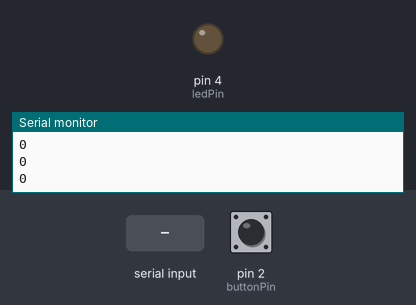
The sketch below on a simulated Arduino Uno, built with avr-gcc and run on an emulated ATmega328P. On the bench: output pins drawn as LEDs (lit = HIGH), the last lines printed to the serial monitor. The inputs (shaded band) are chosen by the test bench; at power-on: pin 2 (buttonPin) HIGH.

Above: at 1.2 s.
1.3 s: pin 2 (buttonPin) pulled LOW for 0.15 s
At 2.1 s:
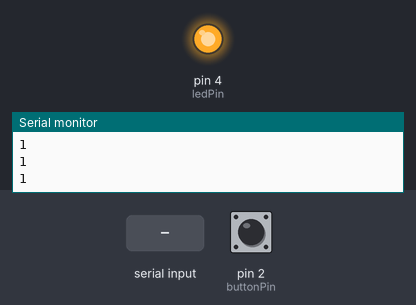
3.8 s: "90,45\n" received over Serial
Timing chart, 0 to 6.8 s (numbered marks = the images above; inputs shaded):
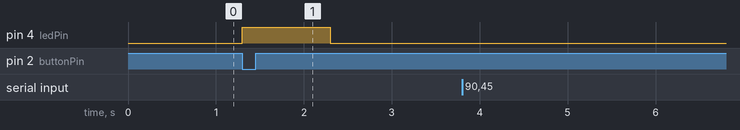

Measured:
- after the input at 1.3 s, pin 4 (ledPin): LOW → HIGH at once, → LOW 1.0 s later

The sketch:

sketch_jul9a_led_gui.ino
```cpp
#include <MsTimer2.h>

const int buttonPin = 2; // Button connected to pin 2 (interrupt pin)
const int ledPin = 4;   // LED connected to pin 13
volatile bool buttonPressed = false; // Flag to track button state
volatile bool ledOn = false;         // Flag to track LED state
int ledOnTime = 1000;                // Default LED ON time in milliseconds

void setup() {
  pinMode(buttonPin, INPUT_PULLUP); // Set button pin as input with pull-up resistor
  pinMode(ledPin, OUTPUT);         // Set LED pin as output
  Serial.begin(9600);              // Start serial communication

  // Attach interrupt to the button pin
  attachInterrupt(digitalPinToInterrupt(buttonPin), buttonInterrupt, FALLING);

  // Initialize MsTimer2 but dont start it yet
  MsTimer2::set(ledOnTime, turnOffLED);
}

void loop() {
  // Check for incoming serial data
  if (Serial.available() > 0) {
    String input = Serial.readStringUntil('\n'); // Read input until newline
    ledOnTime = input.toInt();                  // Convert input to integer
    Serial.print("I received: ");
    Serial.println(ledOnTime);

    // Update the timer with the new LED ON time
    MsTimer2::set(ledOnTime + 1, turnOffLED); // Add ms to account for bug
  }

  // Send LED state to the serial port
  if (ledOn) {
    Serial.println("1"); // LED ON
  } else if (buttonPressed) {
    Serial.println("2"); // Button pressed but LED OFF
  } else {
    Serial.println("0"); // LED OFF
  }

  delay(100); // Small delay to avoid flooding the serial port
}

void buttonInterrupt() {
  if (!ledOn) { // Only trigger if the LED is off
    buttonPressed = true;
    ledOn = true;
    digitalWrite(ledPin, HIGH); // Turn on the LED
    MsTimer2::start();          // Start the timer
  }
}

void turnOffLED() {
  digitalWrite(ledPin, LOW); // Turn off the LED
  ledOn = false;
  buttonPressed = false;
  MsTimer2::stop();          // Stop the timer
}
```
